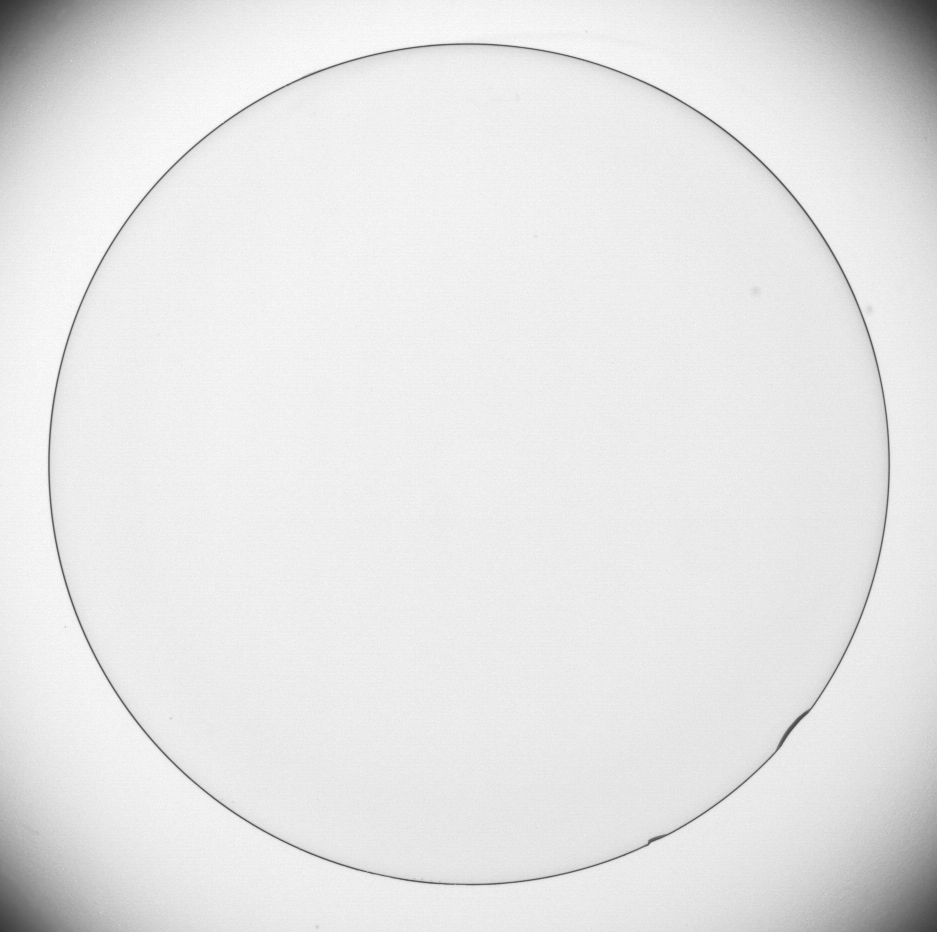
#> input picture Xu_Ly_Anh/Chuong_3/Gradient.tif, 937 x 932 px
$ python -i Chapter3.py   (imports and definitions only)   (older library calls are emulated)
#> lines starting #> are read from the running program, lines starting #| are printed output that depends on the picture
#> further down, picture is the input picture: shape (932, 937, 3); min 50, max 255, mean 229.7
import numpy as np
import cv2

L = 256


# [247 lines left out: functions Negative, NegativeColor, Logarit, Power, PiecewiseLinear, Histogram and 7 more, not called in this run]


def Gradient(imgin):
    sobel_x = np.array([[-1,-2,-1],[0,0,0],[1,2,1]])
    sobel_y = np.array([[-1,0,1],[-2,0,2],[-1,0,1]])

    mygx = cv2.filter2D(imgin, cv2.CV_32FC1, sobel_x)
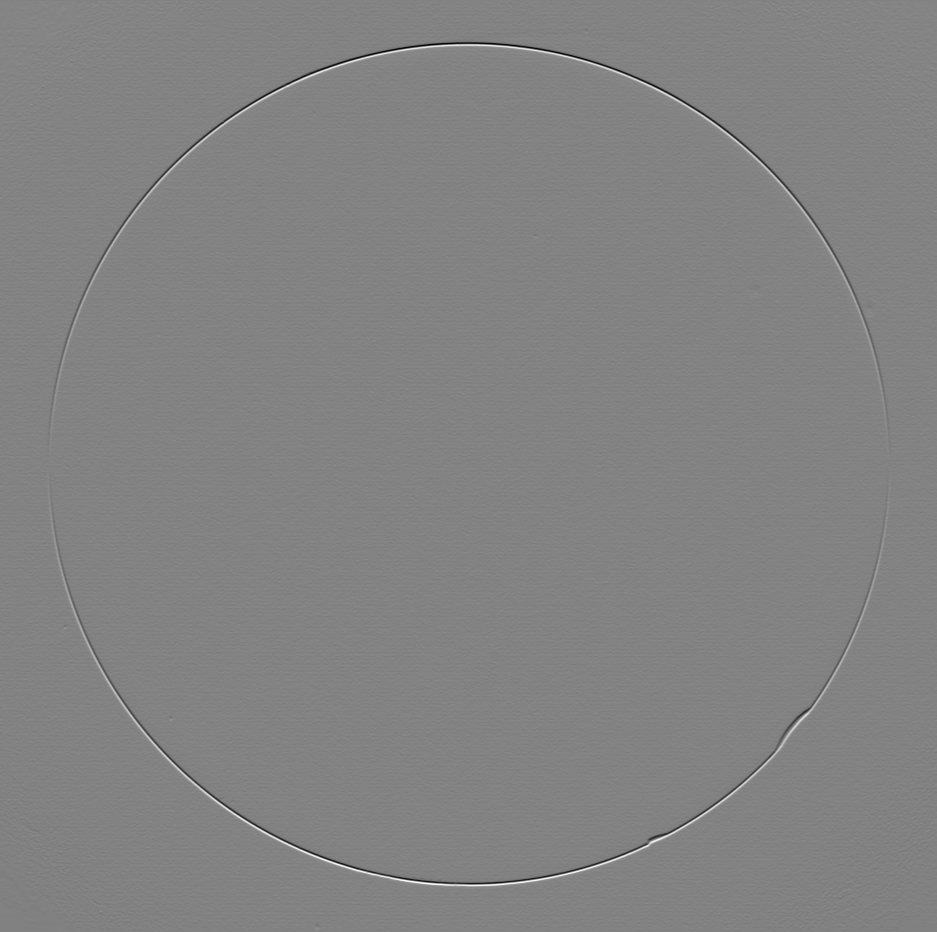
#> mygx: shape (932, 937, 3) float32; min -597, max 567, mean 0; drawn with min black and max white
    mygy = cv2.filter2D(imgin, cv2.CV_32FC1, sobel_y)

    gx = cv2.Sobel(imgin,cv2.CV_32FC1, dx = 1, dy = 0)
    gy = cv2.Sobel(imgin,cv2.CV_32FC1, dx = 0, dy = 1)

    imgout = abs(gx) + abs(gy)
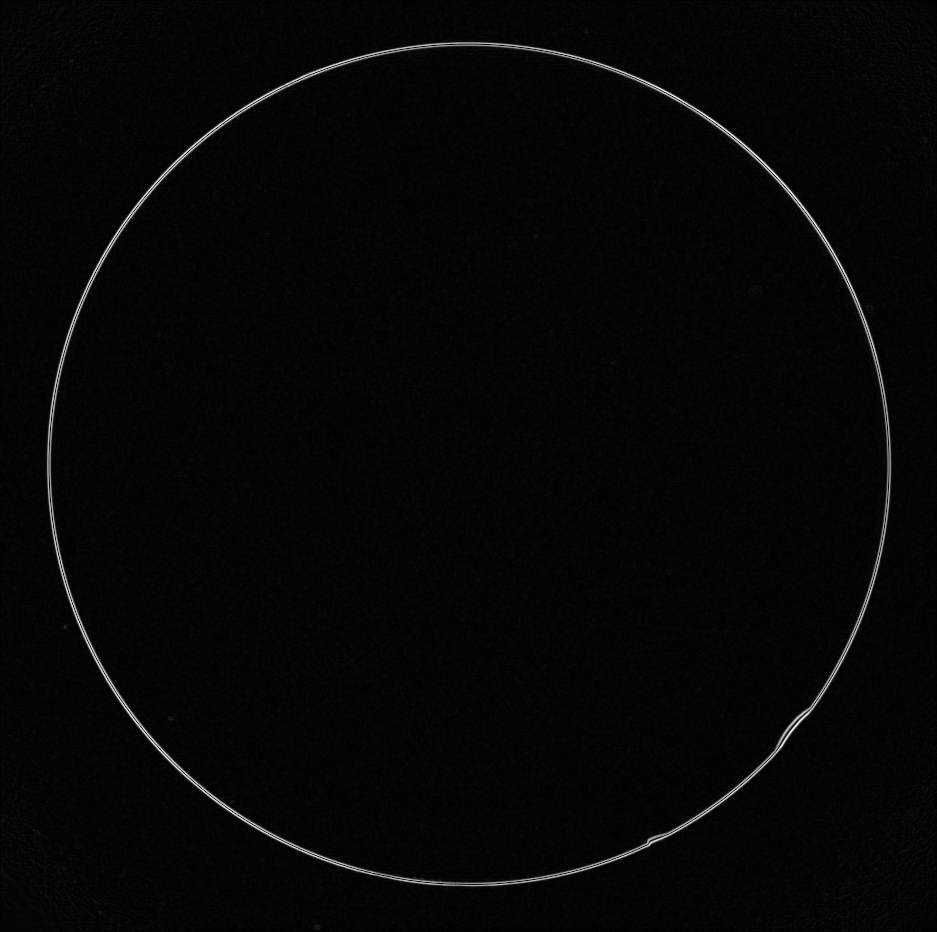
#> imgout: shape (932, 937, 3) float32; min 0, max 818, mean 19.1; drawn with min black and max white
    imgout = np.clip(imgout, 0, L-1)
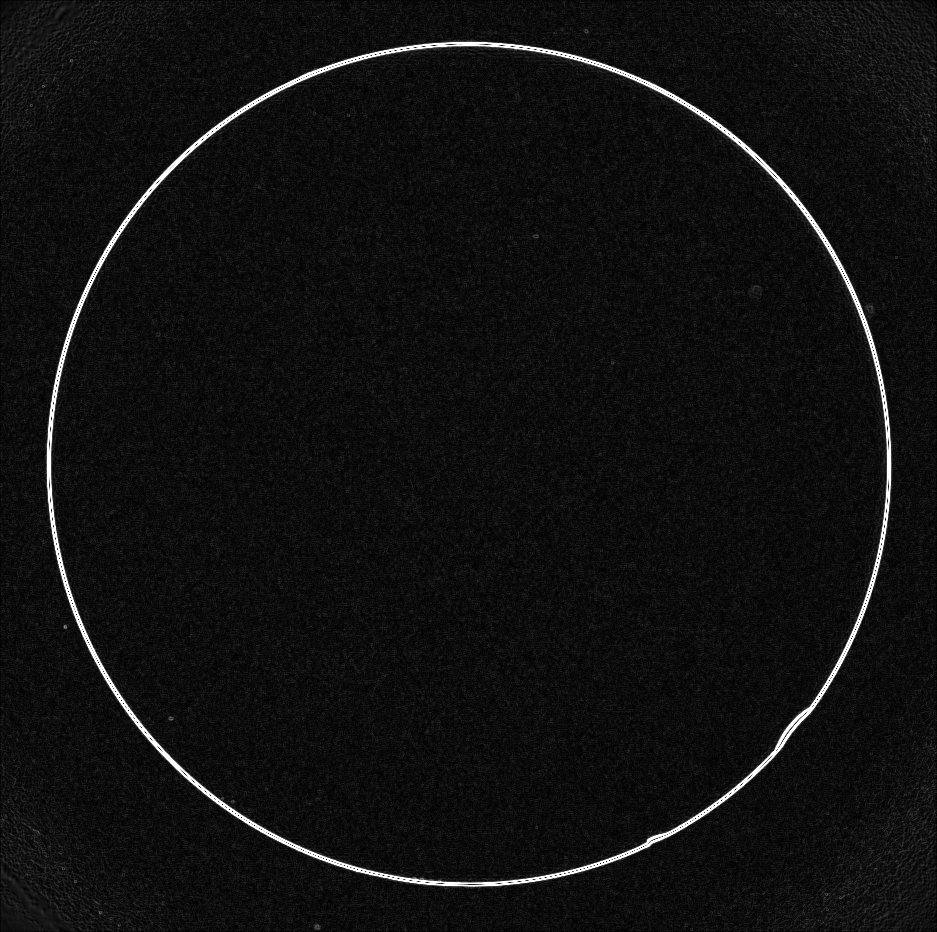
#> imgout: shape (932, 937, 3) float32; min 0, max 255, mean 16.6
    imgout = imgout.astype(np.uint8)
    return imgout


# [61 lines left out: functions MedianFilter, MyBoxFilter, BoxFilter, Threshold, Sharpen, not called in this run]

>>> import cv2
>>> picture = cv2.imread('Chuong_3/Gradient.tif')
>>> result = Gradient(picture)

$ run again, on Xu_Ly_Anh/Chuong_3/Histogram.tif
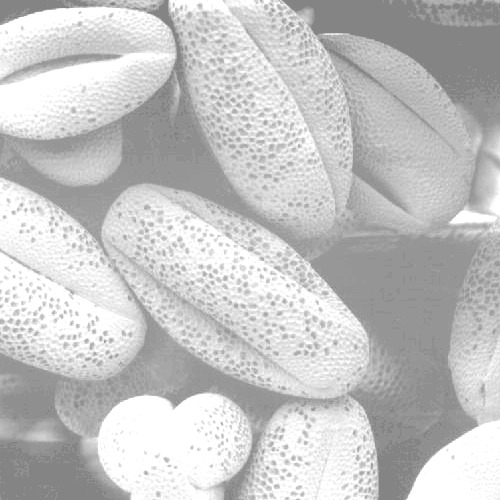
#> input picture Xu_Ly_Anh/Chuong_3/Histogram.tif, 500 x 500 px
#> picture is the input picture: shape (500, 500, 3); min 132, max 255, mean 196.4
#> in Gradient, `mygy = cv2.filter2D(imgin, cv2.CV_32FC1, sobel_y)`:
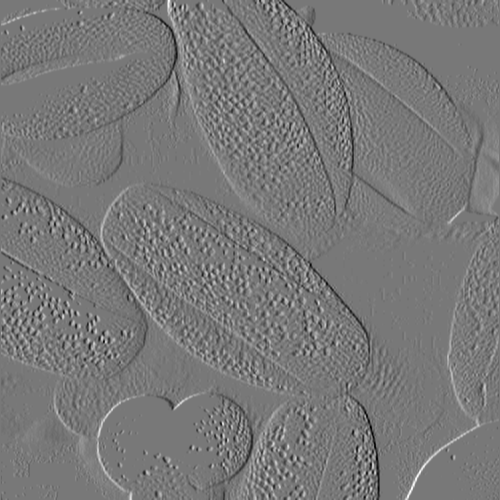
#> mygy: shape (500, 500, 3) float32; min -350, max 388, mean 0; drawn with min black and max white
#> in Gradient, `imgout = np.clip(imgout, 0, L-1)`:
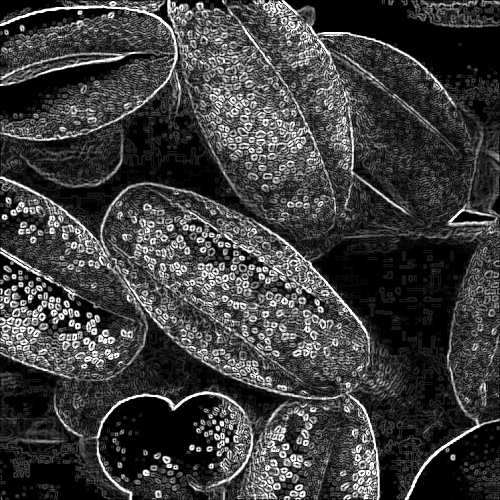
#> imgout: shape (500, 500, 3) float32; min 0, max 255, mean 61.7
